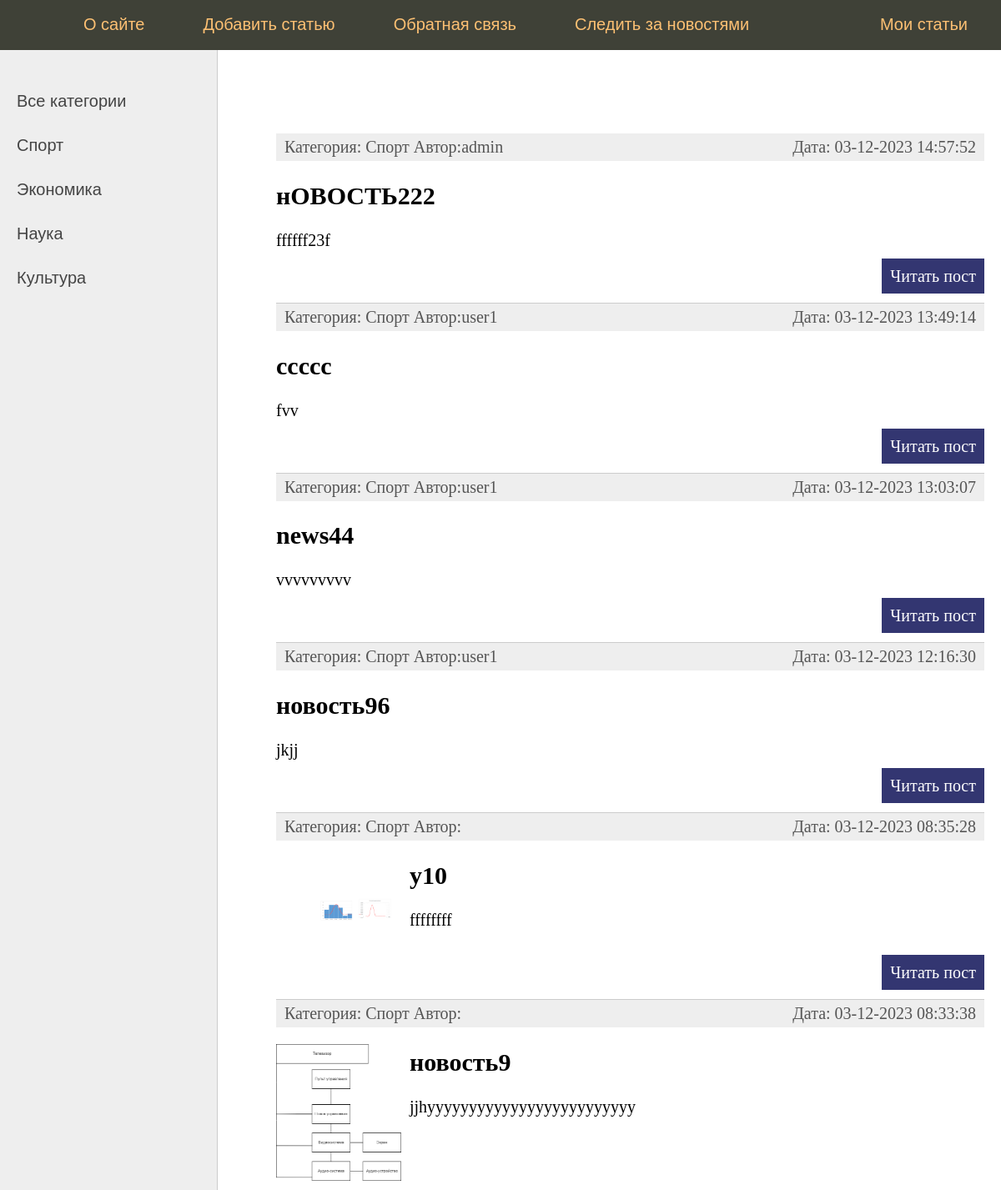
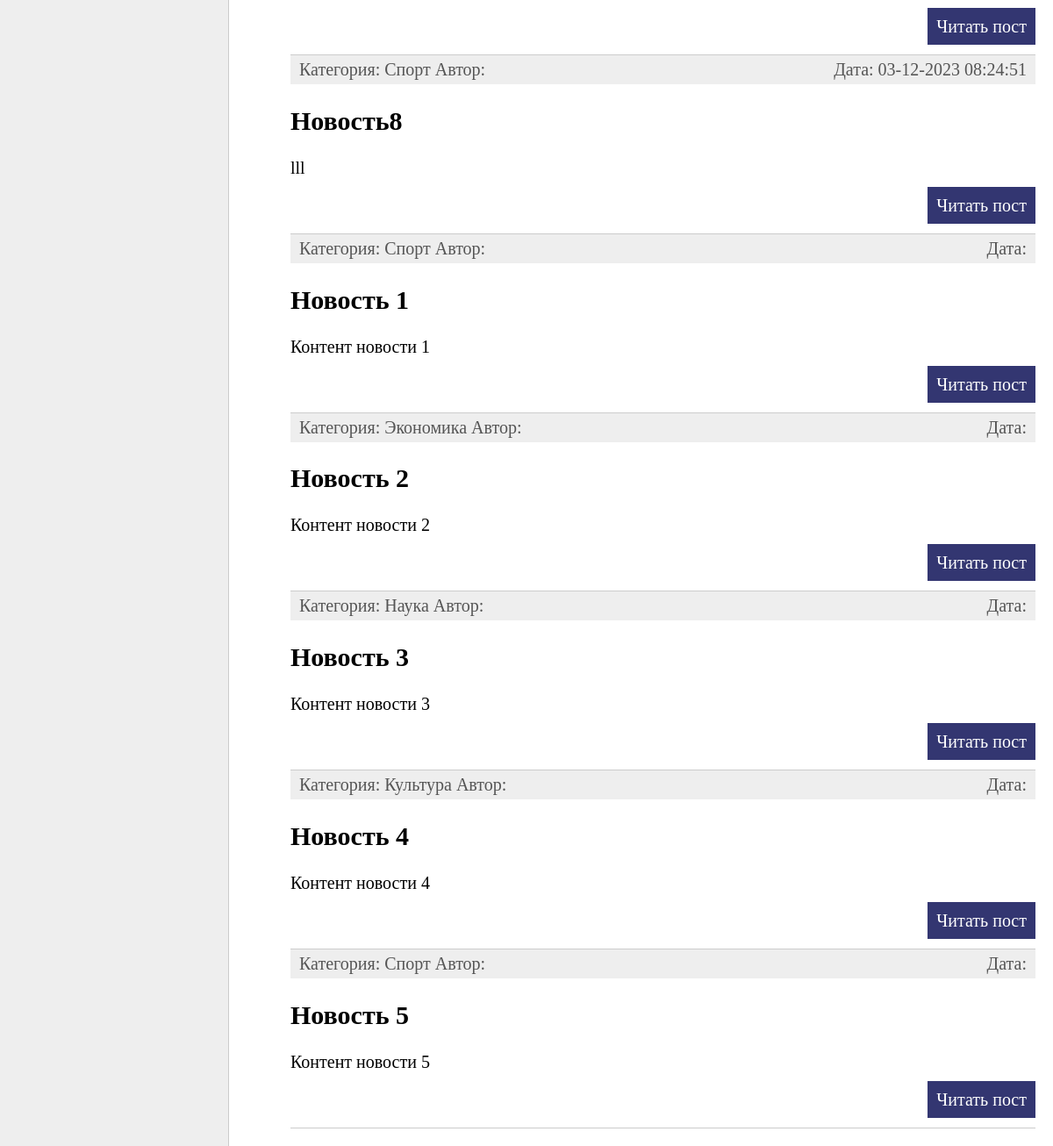
Before: / with the older database file (2 pictures, top to bottom).
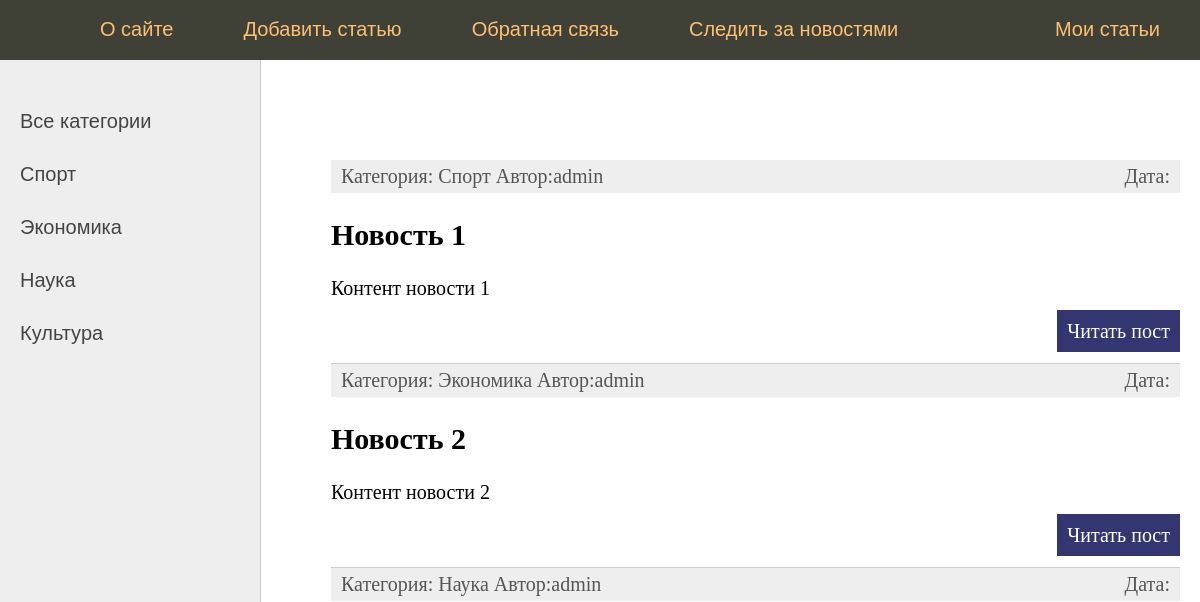
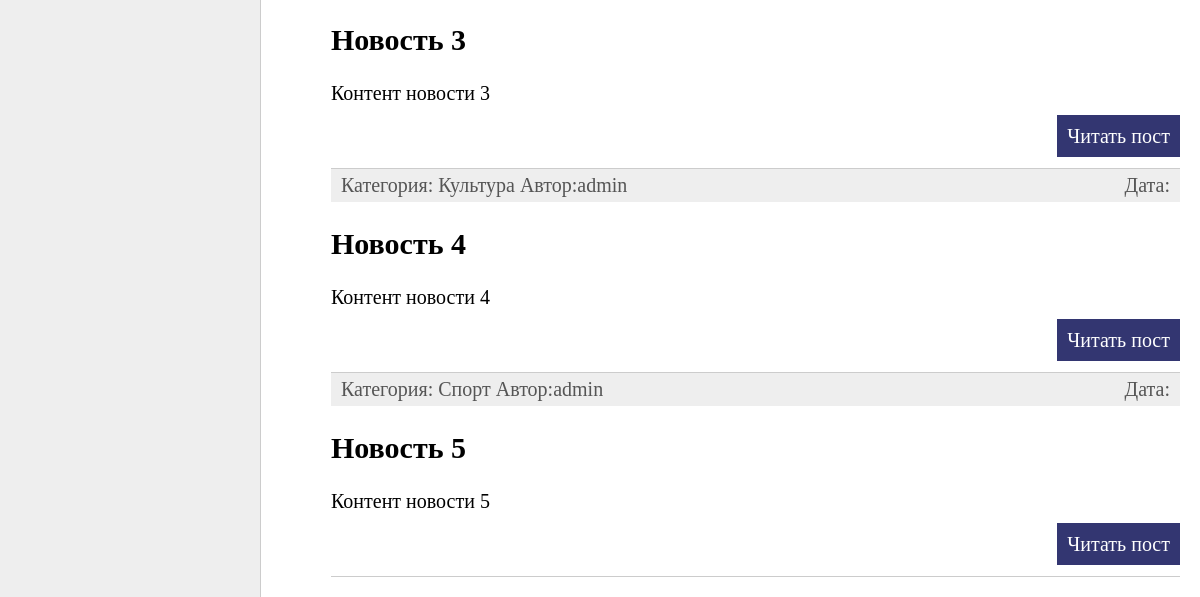
After: the same page with the newer database file (2 pictures, top to bottom).
### news/models.py (models this page shows, shortened)
class Category(models.Model):
    title = models.CharField(max_length=255)
    slug = models.SlugField(max_length=255, blank=True, db_index=True, default='')
    class Meta:
        verbose_name = 'Категории'
        verbose_name_plural = 'Категории'
    def get_absolute_url(self):
        return reverse('cat', kwargs={'cat_slug': self.slug})

class News(models.Model):
    title = models.CharField(max_length=255, verbose_name="Заголовок")
    slug = models.SlugField(max_length=255, blank=True, db_index=True, default='', verbose_name="Слаг")
    content = models.TextField(blank=True, verbose_name="Контент")
    photo = models.ImageField(upload_to="photos/%Y/%m/%d/", default=None, blank=True, null=True, verbose_name="Фото")
    time_create = models.DateTimeField(auto_now_add=True, verbose_name="Время создания")
    time_update = models.DateTimeField(auto_now=True, verbose_name="Время Обновления")
    is_published = models.BooleanField(default=True, verbose_name="Флаг публикации")
    cat = models.ForeignKey("Category", on_delete=models.PROTECT, null=True, verbose_name="Категория")
    profiles = models.ForeignKey("Profiles", on_delete=models.PROTECT, null=True, verbose_name="Профиль")
    class Meta:
        verbose_name = 'Новости'
        verbose_name_plural = 'Новости'
        ordering = ['-time_create', 'title']
        indexes = [
            models.Index(fields=['-time_create'])
        ]
    def get_absolute_url(self):
        return reverse('post', kwargs={'post_slug': self.slug})

class Profiles(models.Model):
    user = models.OneToOneField(User, on_delete=models.CASCADE, null=True, verbose_name="Профиль")
    land = models.CharField(max_length=255, verbose_name="Страна")
    age = models.IntegerField(max_length=10, verbose_name="Возраст")
    photo = models.ImageField(upload_to="profiles/%Y/%m/%d/", default=None, blank=True, null=True, verbose_name="Фото")
    class Meta:
        verbose_name = 'Профиль'
        verbose_name_plural = 'Профили'

### news/views.py (the view)
# urls.py: path('', views.index, name="home"),
def index(request):
    posts = News.objects.filter(is_published=True)
    data = {
        'title': 'Главная страница',
        'menu': menu,
        'posts': posts,
        'cat_selected': 0
    }
    return render(request, 'news/index.html', context=data)

### news/templatetags/news_tags.py (called while the page is built)
@register.inclusion_tag('news/list_categories.html')
def show_categories():
    cats = Category.objects.all()
    return{'cats': cats}

### news/templates/news/index.html (shortened to what this page needs)
{% extends 'news/base.html' %}
{% block content %}
<ul class="list-articles">
	{% for p in posts %}
			<li><div class="article-panel">
	<p class="first">Категория: {{p.cat.title}} Автор:{{p.profiles.user.username}}</p>
	<p class="last">Дата: {{p.time_update|date:"d-m-Y H:i:s"}}</p>
    </div>
				{% if p.photo %}
	<p><img class="img-article-left thumb" src="{{p.photo.url}}"></p>
{% endif %}
				<h2>{{p.title}}</h2>
    {% autoescape off %}
	{{p.content|linebreaks|truncatewords:40}}
    {% endautoescape %}
			<p class="link-read-post"><a href="{{ p.get_absolute_url }}">Читать пост</a></p>
			</li>
	{% endfor %}
</ul>
{% endblock %}

### news/templates/news/base.html (shortened to what this page needs)
{% load static %}
{% load news_tags %}
<!DOCTYPE html>
<html>
<head>
	<link type="text/css" href="{% static 'news/css/styles.css' %}" rel="stylesheet" />
</head>
<body>
<table class="table-page" border=0 cellpadding="0" cellspacing="0">
<tr><td valign=top>
{% block mainmenu %}
		<div class="header">
			<ul id="mainmenu" class="mainmenu">
			<li class="logo"><a href="{% url 'home' %}"><div class="logo"></div></a></li>
{% for m in menu %}
	{% if not forloop.last %}<li>{% else %}<li class="last">{% endif %}
		<a href="{% url m.url_name %}">{{m.title}}</a></li>
{% endfor %}
				{% if request.user.is_authenticated %}
				<li class="last"> {{user.username}} | <a href="{% url 'logout' %}">Выйти</a></li>
				{% else %}
				<li class="last"><a href="{% url 'register' %}">Регистрация</a> | <a href="{% url 'login' %}">Войти</a></li>
				{% endif %}
			</ul>
		</div>
{% endblock mainmenu %}
<table class="table-content" border=0 cellpadding="0" cellspacing="0">
<tr>
	<td valign="top" class="left-chapters">
	<ul id="leftchapters">
		{% if cat_selected == 0 or cat_selected is None %}
		<li><a href="{% url 'home' %}">Все категории</a></li>
		{% else %}
		<li><a href="{% url 'home' %}">Все категории</a></li>
		{% endif %}
		{% show_categories %}
	</ul>
</td>
<td valign="top" class="content">
	<div class="content-text">
{% block content %} {% endblock %}
	</div>
</body>
</html>

### news/templates/news/list_categories.html
{% for cat in cats %}
<li><a href="{{cat.get_absolute_url}}">{{cat.title}}</a></li>
{% endfor %}

Changed rows visible on the page:
removed News: cat "Спорт", profiles.user.username "admin", time_update "03-12-2023 14:57:52", title "нОВОСТЬ222", content "ffffff23f"
removed News: cat "Спорт", profiles.user.username "user1", time_update "03-12-2023 13:49:14", title "ccccc", content "fvv"
removed News: cat "Спорт", profiles.user.username "user1", time_update "03-12-2023 13:03:07", title "news44", content "vvvvvvvvv"
removed News: cat "Спорт", profiles.user.username "user1", time_update "03-12-2023 12:16:30", title "новость96", content "jkjj"
removed News: cat "Спорт", time_update "03-12-2023 08:35:28", photo (picture), title "y10", content "ffffffff"
removed News: cat "Спорт", time_update "03-12-2023 08:33:38", photo (picture), title "новость9", content "jjhyyyyyyyyyyyyyyyyyyyyyyyyy"
removed News: cat "Спорт", time_update "03-12-2023 08:24:51", title "Новость8", content "lll"
changed News "Новость 1": profiles.user.username (not shown) → "admin"
changed News "Новость 2": profiles.user.username (not shown) → "admin"
changed News "Новость 3": profiles.user.username (not shown) → "admin"
changed News "Новость 4": profiles.user.username (not shown) → "admin"
changed News "Новость 5": profiles.user.username (not shown) → "admin"
